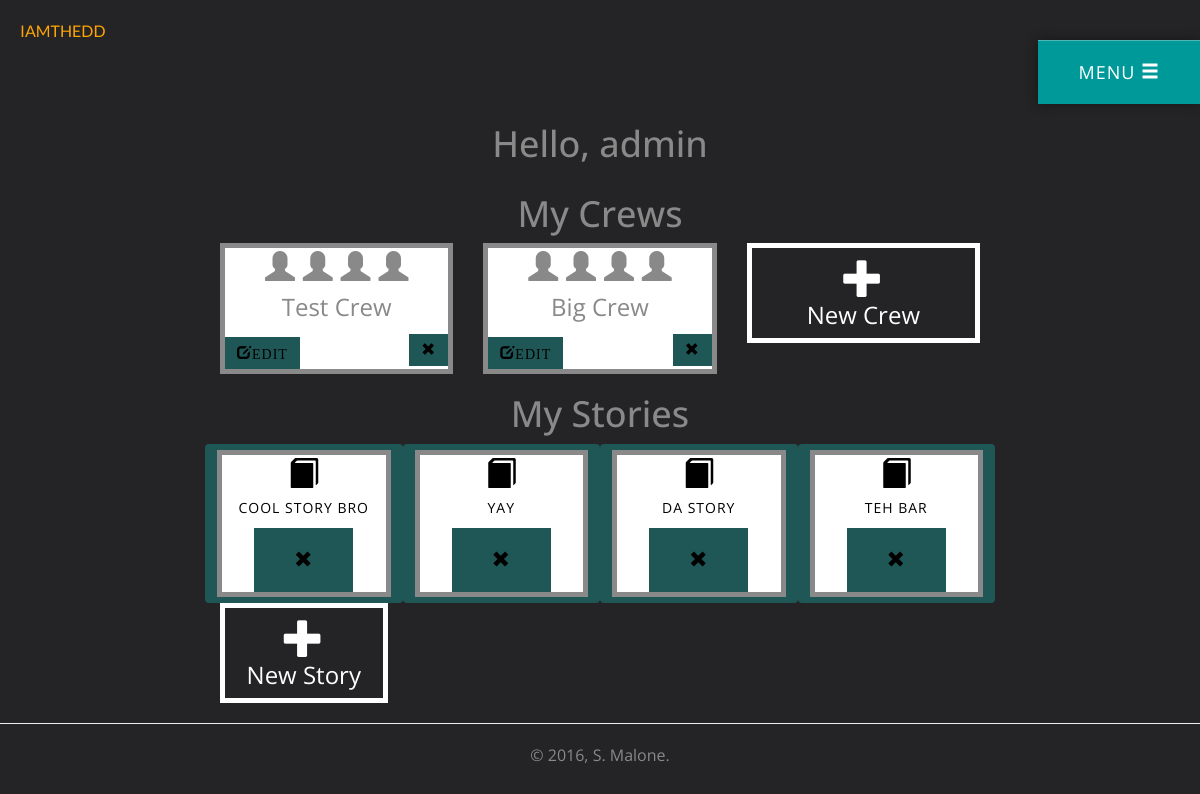
The app's page /mycrews/ (signed in), older data.
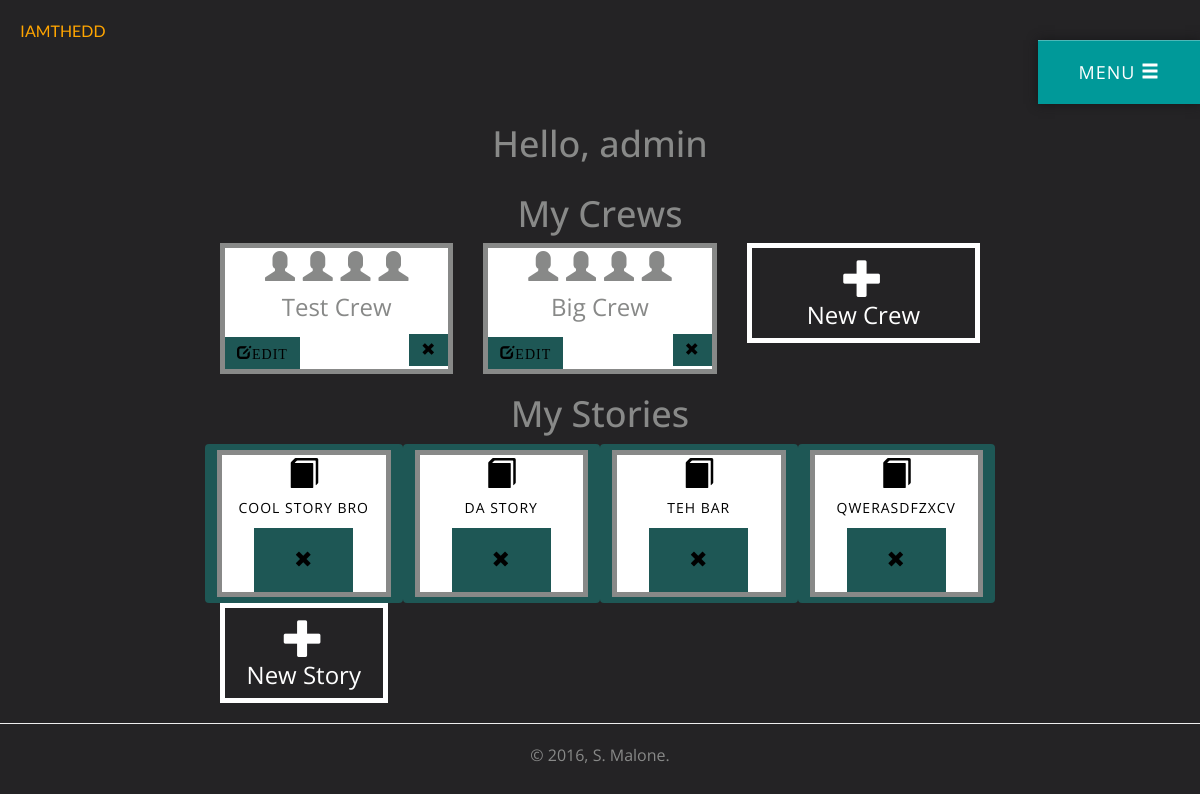
The same page, newer data.
### dd_app/models.py (models this page shows, shortened)
class Crew(models.Model):
	crew_name = models.CharField(max_length=20)
	owner = models.ForeignKey(User, default=User)
	date_created = models.DateTimeField('date created', default=timezone.now())

class Story(models.Model):
	story_name = models.CharField(max_length=30)
	crew = models.ForeignKey(Crew)
	creator = models.ForeignKey(User)
	venue = models.CharField(max_length=20,
							choices=VENUE_CHOICES,
							default='Bar')
	class Meta:
		verbose_name = "Story"
		verbose_name_plural = "Stories"

### dd_app/views.py (the view)
# urls.py: url(r'^mycrews/$', views.mycrews, name='mycrews'),
@login_required(redirect_field_name='/login/')
def mycrews(request):
	context = {}
	if request.user:
		context['crews'] = Crew.objects.all().filter(owner=request.user)
		context['stories'] = Story.objects.all().filter(creator=request.user)
		return render(request, 'dd_app/mycrews.html', context)
	else:
		return render(request, 'dd_app/mycrews.html')

### dd_app/templates/dd_app/mycrews.html (shortened to what this page needs)
{% extends "dd_app/base.html" %}
{% block content %}
{% if user %}
<div class="row">
	<h1 class="text-center">Hello, {{user.username}}</h1>
</div>
{% endif %}
<div class="row crew-page">
	<h1 class="text-center">My Crews</h1>
	<div class="col-md-8 col-md-offset-2">
	{% if crews %}
		{% for crew in crews %}
		<div class="col-xs-6 col-md-4">
		    <div href="{% url 'dd_app:crew' crew.id %}" class="thumb">
		    	<div  class="text-center mycrews-icon">
		    		<i class="glyphicon glyphicon-user"></i>
		    		<i class="glyphicon glyphicon-user"></i>
		    		<i class="glyphicon glyphicon-user"></i>
		    		<i class="glyphicon glyphicon-user"></i>
		   		</div>
		    	<p class="text-center"> {{ crew.crew_name }}</p>
		    	<div class="caption">
		    		<a href="{% url 'dd_app:crew' crew_id=crew.id %}"><button class="btn btn-md sharp" title="Edit"><i class="glyphicon glyphicon-edit">edit</i> </button></a>
		    		<a href="{% url 'dd_app:delete_crew' crew.id %}">
		    			<button class="btn btn-md sharp pull-right" title="Delete"> <i class="glyphicon glyphicon-remove "></i></button>
		    		</a>
		    	</div>
		   	</div>
		</div>
		{% endfor %}
	{% else %}
	 <p>You have no crews at the momment</p>
	{% endif %}
		<a href="{% url 'dd_app:create_crew' %}" title="Create New Crew">
			<div class="col-xs-6 col-md-4">
				<div  class="new">
		    		<p><i class="glyphicon glyphicon-plus"></i></p>
		    		<p class="text-center">New Crew</p>
		   		</div>
			</div>
		</a>
	</div>
</div>
<div class="row">
	<h1 class="text-center">My Stories</h1>
	<div class="col-md-8 col-md-offset-2">
	{% if stories %}
		{% for story in stories %}
		<div class="col-xs-6 col-md-3 btn">
			<a href="{% url 'dd_app:story' story.id %}">
			<div href="{% url 'dd_app:story' story.id %}" class="thumb">
		    	<div  class="text-center mycrews-icon">
		    		<i class="glyphicon glyphicon-book"></i>
		   		</div>
		    	<p class="text-center"> {{ story.story_name }}</p>
		    	<div class="caption">
		    		<a href="{% url 'dd_app:delete_story' story.id %}" class="text-center story-thumb">
		    			<button class="btn btn-lg sharp" title="Delete"><i class="glyphicon glyphicon-remove "></i></button>
		    		</a>
		    	</div>
		   	</div>
		   	</a>
		</div>
		{% endfor %}
	{% else %}
	 <p>You have no stories at the momment</p>
	{% endif %}
		<a href="{% url 'dd_app:create_story' %}" title="Create New Story">
			<div class="col-xs-6 col-md-3">
				<div  class="new">
		    		<p><i class="glyphicon glyphicon-plus"></i></p>
		    		<p class="text-center">New Story</p>
		   		</div>
			</div>
		</a>
	</div>
</div>
{% endblock %}

Row changes from the older to the newer data that the page shows:
removed Story: story_name "YAY"
added Story: story_name "QWERASDFZXCV"
